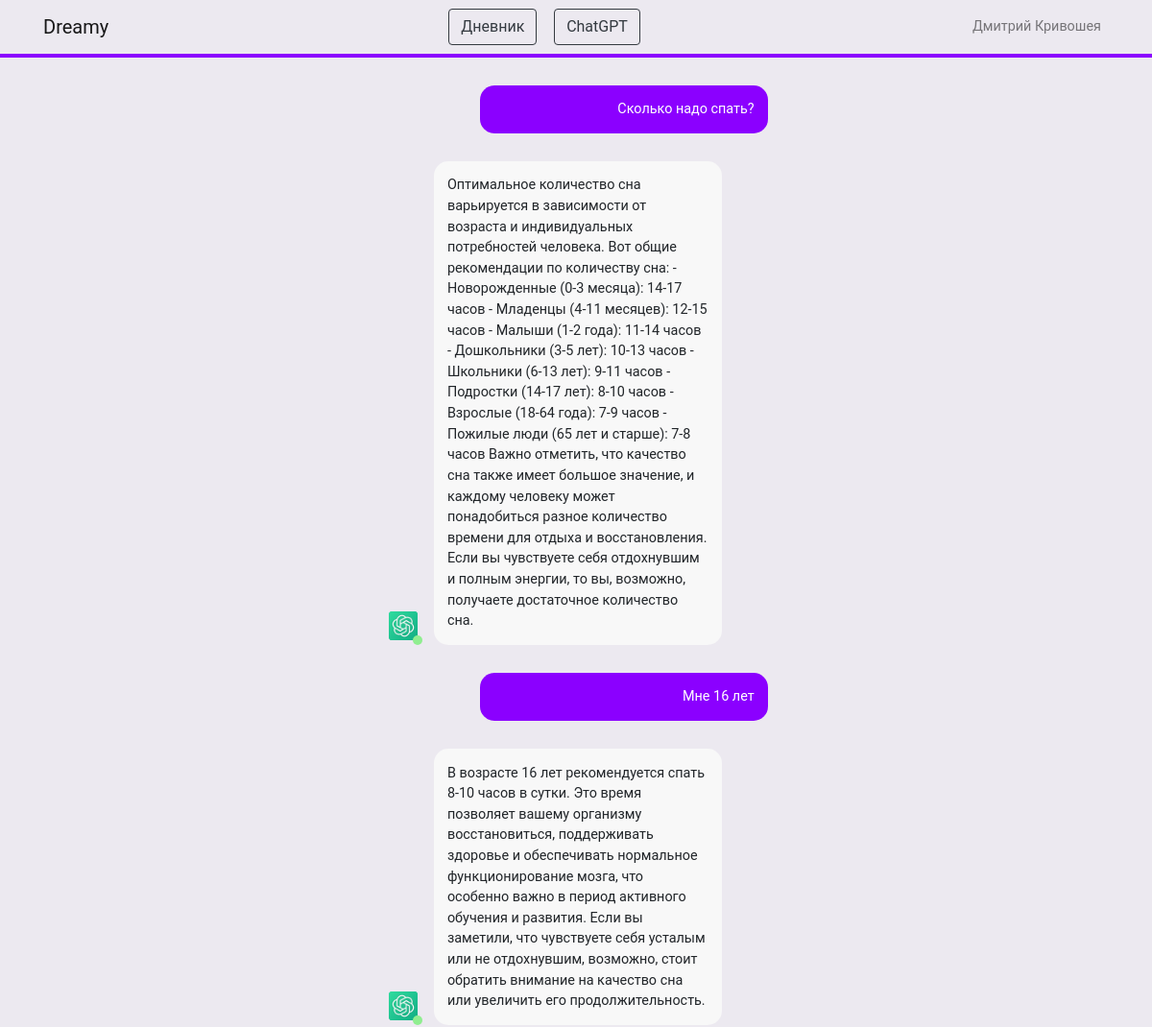
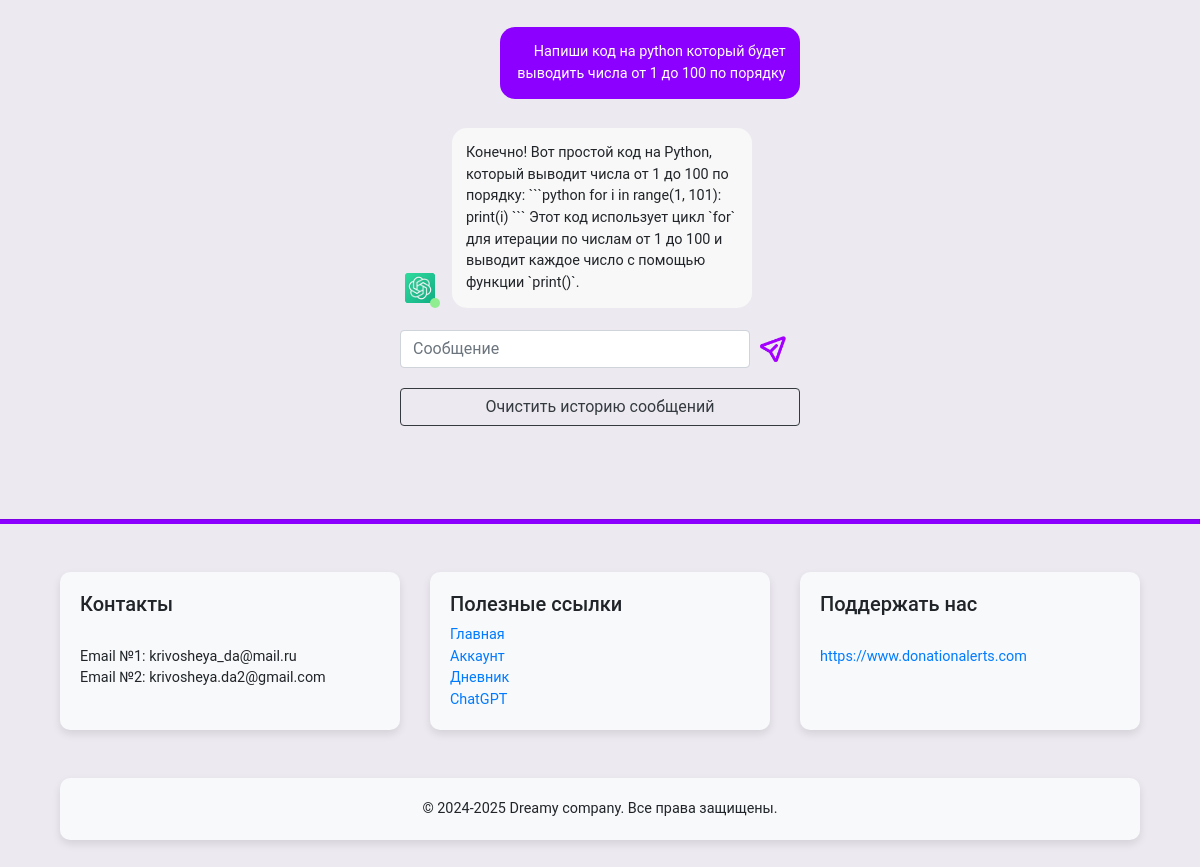
Screenshot of /chat_gpt (signed in) with the database file from the repository (2 pictures, top to bottom).
### data/user.py (models this page shows, shortened)
class User(SqlAlchemyBase, UserMixin, SerializerMixin):
    __tablename__ = 'user'
    id = sqlalchemy.Column(sqlalchemy.Integer, primary_key=True, autoincrement=True)
    uuid = sqlalchemy.Column(UUID(as_uuid=True), default=uuid.uuid4)
    def get_data(self, db_sess=None):
        if not db_sess:
            db_sess = db_session.create_session()
        user_data = db_sess.query(UserData).get(self.uuid)
        return user_data

### data/user_data.py (models this page shows)
class UserData(SqlAlchemyBase, SerializerMixin):
    __tablename__ = "user_data"
    uuid = sqlalchemy.Column(UUID(as_uuid=True), default=uuid.uuid4, primary_key=True)
    first_name = sqlalchemy.Column(sqlalchemy.String)
    last_name = sqlalchemy.Column(sqlalchemy.String)
    email = sqlalchemy.Column(sqlalchemy.String)
    gender = sqlalchemy.Column(sqlalchemy.String)
    date_of_birthday = sqlalchemy.Column(sqlalchemy.Date)
    is_admin = sqlalchemy.Column(sqlalchemy.Boolean, default=False)
    is_boss = sqlalchemy.Column(sqlalchemy.Boolean, default=False)
    date_of_creation = sqlalchemy.Column(sqlalchemy.DateTime, default=datetime.datetime.now)
    recommendation = sqlalchemy.Column(sqlalchemy.String)

### data/message.py (models this page shows)
class Message(SqlAlchemyBase, SerializerMixin):
    __tablename__ = 'message'
    uuid = sqlalchemy.Column(UUID(as_uuid=True), default=uuid.uuid4, primary_key=True)
    user = sqlalchemy.Column(UUID(as_uuid=True))
    is_gpt = sqlalchemy.Column(sqlalchemy.Boolean)
    message = sqlalchemy.Column(sqlalchemy.String)

### main.py (the view, shortened to what this page needs)
@app.route('/chat_gpt', methods=['GET', 'POST'])
@login_required
def chat_gpt():
    db_sess = db_session.create_session()
    messages = db_sess.query(Message).filter(Message.user == current_user.uuid).all()
    return render_template("chat_gpt.html", title="ChatGPT", messages=messages)

### data/db_session.py (called while the page is built)
def create_session() -> Session:
    global __factory
    return __factory()

### main.py (called while the page is built)
@login_manager.user_loader
def load_user(user_id):
    db_sess = db_session.create_session()
    user = db_sess.query(User).get(user_id)
    return user

### templates/chat_gpt.html
{% extends "base.html" %}
{% block content %}
<link rel="stylesheet" href="{{ url_for('static', filename='css/base.css') }}">
<link rel="stylesheet" href="{{ url_for('static', filename='css/chat_gpt.css') }}">
<div class="box">
    {% for i in messages %}
        {% if i.is_gpt == True %}
            <div class="person-a">
                <div class="icon"></div>
                <div class="message">{{ i.message | safe }}</div>
            </div>
        {% else %}
            <div class="person-b">
                <div class="message">{{ i.message | safe }}</div>
            </div>
        {% endif %}
    {% endfor %}
    <br>
    <form action="" method="post">
        <div class="form">
            <input type="text" id="chatgpt" name="message" class="form-control" placeholder="Сообщение">
        </div>
        <button type="submit" >
            <img src="static/photos/send.png" alt="Отправить" width="35" height="35">
        </button>
    </form>
    <br>
    <form action="" method="post">
        <button class="btn btn btn-outline-dark btn-animated col-md-12" type="submit" >Очистить историю сообщений</button>
    </form>
</div>
{% endblock %}

### templates/base.html (shortened to what this page needs)
<!DOCTYPE html>
<html lang="en" xmlns="http://www.w3.org/1999/html">
<head>
    <link rel="stylesheet" href="{{ url_for('static', filename='css/base.css') }}">
    <link rel="stylesheet" href="{{ url_for('static', filename='css/account.css') }}">
    <link rel="stylesheet" href="https://stackpath.bootstrapcdn.com/bootstrap/4.5.2/css/bootstrap.min.css">
</head>
<body>
    <nav class="navbar navbar-expand-lg navbar-light">
        <div class="container">
            <a class="navbar-brand" href="/">Dreamy</a>
			{% if current_user.is_authenticated %}
                <p class="navbar-nav ml-auto">
					<a class="btn btn btn-outline-dark btn-animated ml-auto" href="/diary_start">Дневник</a>
					<a class="btn btn btn-outline-dark btn-animated ml-auto" href="/chat_gpt">ChatGPT</a>
				</p>
            {% endif %}
            {% if current_user.is_authenticated %}
                <div class="navbar-nav ml-auto">
                    <div class="nav-item">
                        <a class="nav-link custom-account-btn" href="/account">{{ current_user.get_data().first_name }} {{ current_user.get_data().last_name }}</a>
                    </div>
                </div>
            {% else %}
                <p class="navbar-nav ml-auto">
                    <a class="btn btn btn-outline-dark btn-animated" href="/register">Зарегистрироваться</a>
					&nbsp&nbsp&nbsp&nbsp&nbsp
                    <a class="btn btn btn-outline-dark btn-animated" href="/login">Войти</a>
                </p>
            {% endif %}
        </div>
    </nav>
    {% block content %}{% endblock %}
</body>
<footer class="footer py-5">
	<hr color="#8b00ff" style="height: 4px">
    <div class="container">
		<div class="container mt-5">
			<div class="row">
				<div class="col-md-4">
					<div class="custom-container">
						<div style="width: 400px;">
							<h5>Контакты</h5>
							<br>
                			<a>Email №1: krivosheya_da@mail.ru</a>
							<br>
							<a>Email №2: krivosheya.da2@gmail.com</a>
							<br>
                            <br>
						</div>
					</div>
				</div>
				<div class="col-md-4">
					<div class="custom-container">
						<div style="width: 400px;">
							<h5>Полезные ссылки</h5>
							<a href="/">Главная</a>
							<br>
							<a href="/account">Аккаунт</a>
							<br>
							<a href="/diary_start">Дневник</a>
                            <br>
							<a href="/chat_gpt">ChatGPT</a>
						</div>
					</div>
				</div>
				<div class="col-md-4">
					<div class="custom-container">
						<div style="width: 400px;">
							<h5>Поддержать нас</h5>
							<br>
                			<a href="https://www.donationalerts.com/r/dima123kr">https://www.donationalerts.com</a>
                            <br>
							<br>
							<br>
						</div>
					</div>
				</div>
			</div>
		</div>
        <div class="container mt-5">
			<div class="row">
				<div class="col-md-12">
					<div class="custom-container">
						<center>
							<a>&copy; 2024-2025 Dreamy company. Все права защищены.</a>
						</center>
					</div>
				</div>
			</div>
		</div>
    </div>
</footer>

### static/css/base.css (style rules this page uses)
.navbar { border-width: 2px; border-bottom: 4px #8b00ff solid; background-color: #ece9f0; }
body { background: #ece9f0; }

### static/css/account.css (style rules this page uses)
.custom-container { padding: 20px; background-color: #f8f9fa; border-radius: 10px; box-shadow: 0 4px 8px rgba(0, 0, 0, 0.1); margin-top: 0; }

### static/css/chat_gpt.css (style rules this page uses)
* { box-sizing:border-box; }
body { margin:0; font:.9em/1.5 'Roboto'; cursor:default; }
.box { width:80%; max-width:400px; margin:2em auto; }
.message { width:calc(100% - 100px); border-radius:15px; padding:1em; }
.person-a .message { background:#f8f8f8; }
.person-a { display:flex; align-items:flex-end; }
.icon { --size:40px; width:var(--size); height:var(--size); background:url("/static/photos/ChatGPT.png"); background-position:center; background-size:cover; border-radius:100%; margin-right:.8em; position:relative; }
.icon::after { content:' '; position:absolute; width:10px; height:10px; background:lightgreen; border-radius:100%; bottom:0; right:0; }
.person-b .message { background:#8b00ff; margin:2em 0; margin-left:100px; color:white; text-align:right; }
button { background-color: transparent; background-repeat: no-repeat; border: none; cursor: pointer; overflow: hidden; outline: none; }
.form { width: calc(100% - 50px); float: left; }
.form:after { content: ""; display: block; clear: both; }

### rows the page displays
User: get_data "Дмитрий", get_data "Кривошея"
Message: message "Сколько надо спать?"
Message: is_gpt True (drawn), message "Оптимальное количество сна варьируется в зависимости от возраста и индивидуальных потребностей человека. Вот общие рекомендации по количеству сна: - Новорожденные (0-3 месяца): 14-17 часов - Младенцы (4-11 месяцев): 12-15 часов - Малыши (1-2 года): 11-14 часов - Дошкольники (3-5 лет): 10-13 часов - Школьники (6-13 лет): 9-11 часов - Подростки (14-17 лет): 8-10 часов - Взрослые (18-64 года): 7-9 часов - Пожилые люди (65 лет и старше): 7-8 часов Важно отметить, что качество сна также имеет большое значение, и каждому человеку может понадобиться разное количество времени для отдыха и восстановления. Если вы чувствуете себя отдохнувшим и полным энергии, то вы, возможно, получаете достаточное…"
Message: message "Мне 16 лет"
Message: is_gpt True (drawn), message "В возрасте 16 лет рекомендуется спать 8-10 часов в сутки. Это время позволяет вашему организму восстановиться, поддерживать здоровье и обеспечивать нормальное функционирование мозга, что особенно важно в период активного обучения и развития. Если вы заметили, что чувствуете себя усталым или не отдохнувшим, возможно, стоит обратить внимание на качество сна или увеличить его продолжительность."
Message: message "Напиши код на python который будет выводить числа от 1 до 100 по порядку"
Message: is_gpt True (drawn), message "Конечно! Вот простой код на Python, который выводит числа от 1 до 100 по порядку: ```python for i in range(1, 101): print(i) ``` Этот код использует цикл `for` для итерации по числам от 1 до 100 и выводит каждое число с помощью функции `print()`."
